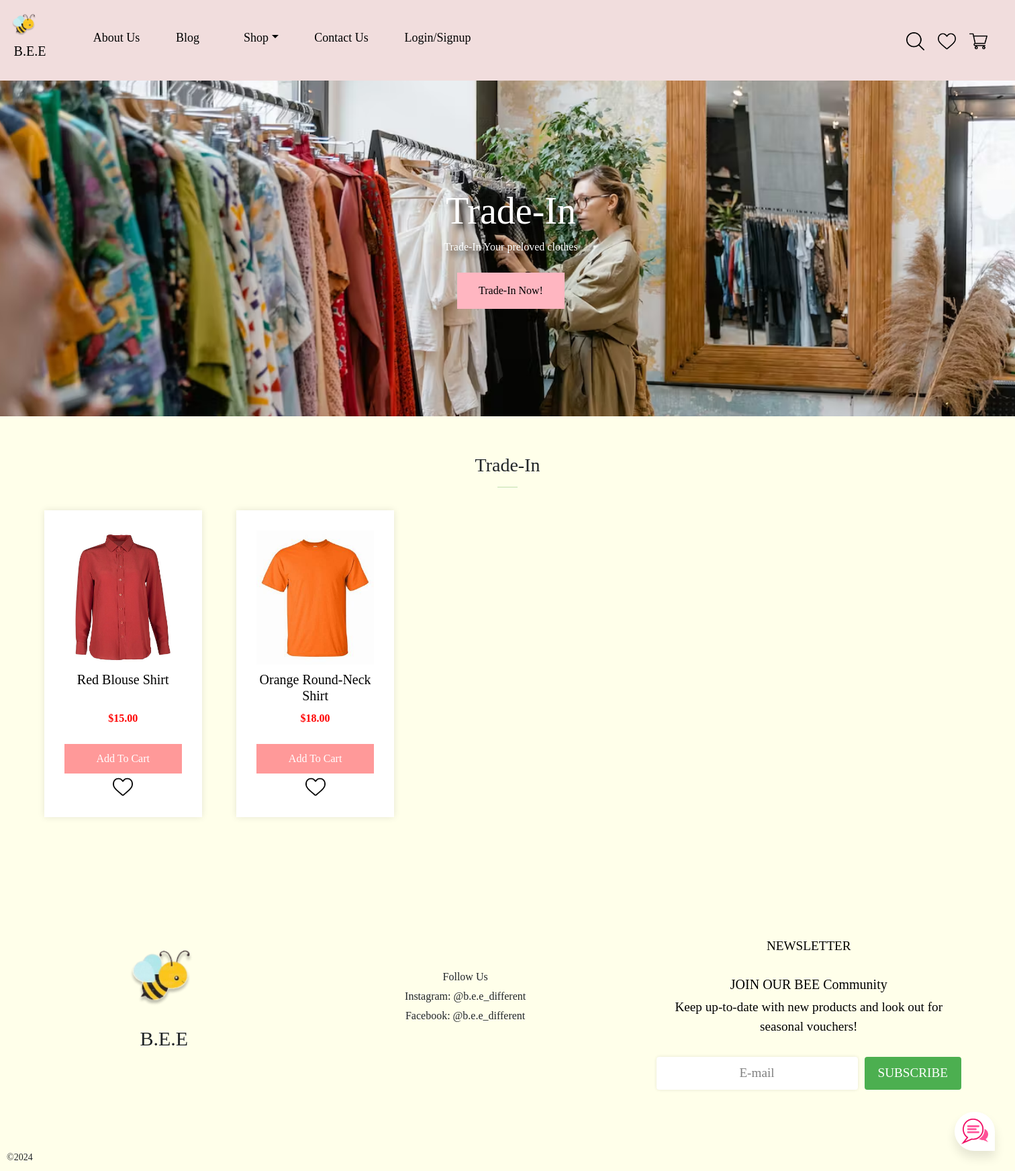
The page /tradein on the database as committed earlier.
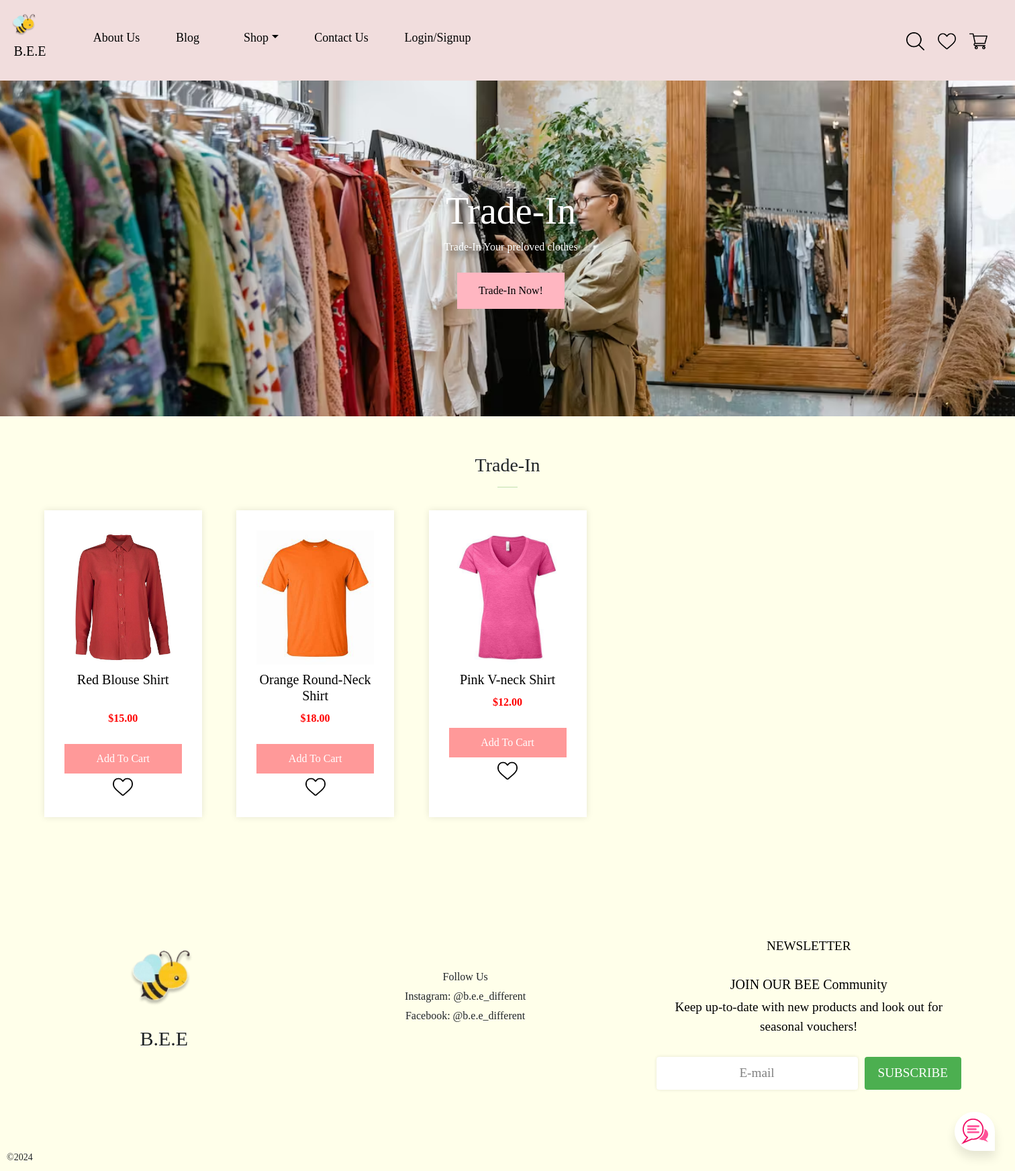
The same page on the database as committed later.
### tables this page shows
CREATE TABLE inventory (product_name STRING, product_price FLOAT, product_image LONGBLOB, product_description LONGTEXT, product_quantity INT, shop STRING);

### app.py (the view)
@app.route('/tradein')
def tradein():
    with sqlite3.connect('database.db') as con:
        con.row_factory = sqlite3.Row
        cur = con.cursor()
        cur.execute('SELECT rowid, * FROM inventory WHERE shop = ?', ('Trade-In',))
        rows = cur.fetchall()
    con.close()
    return render_template('tradein.html', rows=rows)

### app.py (called while the page is built)
@app.teardown_appcontext
def close_connection(exception):
    db = getattr(g, '_database', None)
    if db is not None:
        db.close()

@app.before_request
def load_logged_in_user():
    user_id = session.get('user_id')
    if user_id is None:
        g.user = None
    else:
        g.user = get_db().execute(
            'SELECT * FROM user WHERE user_id = ?', (user_id,)
        ).fetchone()

### templates/tradein.html (shortened to what this page needs)
<!DOCTYPE html>
<html lang="en">
{% extends "base.html" %}
{% block content %}
<head>
</head>
<div class="top">
    <div class="centered-content">
        <h1 class="display-4">Trade-In</h1>
        <p>Trade-In Your preloved clothes</p>
        <a href="/tradeinno" class="button">Trade-In Now!</a>
    </div>
</div>
<body>
    <section id="title" class="my-5 ">
        <div class="container text-center mt-5  py-2">
            <h3>Trade-In</h3>
            <hr class="mx-auto">
        </div>
        <div class="product-grid">
        {% for row in rows %}
            {% if row['product_quantity'] == 0 %}
                <div class="product-card">
                    <img src="{{ url_for('static', filename='img/' + row['product_image']) }}" alt="{{ row['product_name'] }}">
                    <div class="content">
                        <h5>{{ row['product_name'] }}</h5>
                        <p class="price">${{ row['product_price'] }}0</p>
                    </div>
                    {% if 'username' in session %}
                        <button style="color: black;background: grey;">Out Of Stock</button>
                        <a href="/add_to_wishlist1/{{ row['product_name'] }}/{{ session['username'] }}" ><img src="/static/img/img_2.png" class="heart mywishlist" alt="" width="30px"></a>
                    {% else %}
                        <button><a href="/login">Add To Cart</a></button>
                        <a href="/login" ><img src="/static/img/img_2.png" class="heart mywishlist" alt="" width="30px"></a>
                    {% endif %}
                </div>
            {% else %}
                <div class="product-card">
                    <a style="text-decoration:none;" href="/product/{{ row['product_name'] }}">
                    <img src="{{ url_for('static', filename='img/' + row['product_image']) }}" alt="{{ row['product_name'] }}">
                    <div class="content">
                        <h5>{{ row['product_name'] }}</h5>
                        <p class="price">${{ row['product_price'] }}0</p>
                    </div>
                    {% if 'username' in session %}
                        <button><a href="/add_to_cart1/{{ row['product_name'] }}/{{ session['username'] }}">Add To Cart</a></button>
                        <a href="/add_to_wishlist1/{{ row['product_name'] }}/{{ session['username'] }}" ><img src="/static/img/img_2.png" class="heart mywishlist" alt="" width="30px"></a>
                    {% else %}
                        <button><a href="/login">Add To Cart</a></button>
                        <a href="/login" ><img src="/static/img/img_2.png" class="heart mywishlist" alt="" width="30px"></a>
                    {% endif %}
                    </a>
                </div>
            {% endif %}
        {% endfor %}
        </div>
    </section>
<footer>
    <div style="margin-bottom: 20px;">
        <img src="static/img/img.png" alt="B.E.E Logo" style="width: 130px; height: auto;">
        <p style="font-size: 30px;">B.E.E</p>
    </div>
    <div style="margin-bottom: 20px;">
        <p>Follow Us</p>
        <p>Instagram: @b.e.e_different</p>
        <p>Facebook: @b.e.e_different</p>
    </div>
    <div class="newsletter">
        <div class="newsletter-content">
            <P>NEWSLETTER</P>
            <h5>JOIN OUR BEE Community</h5>
            <p>Keep up-to-date with new products and look out for seasonal vouchers!</p>
            <form>
                <input type="email" placeholder="E-mail">
                <button type="submit">SUBSCRIBE</button>
            </form>
        </div>
    </div>
</footer>
    <div class="copyright-container">
        <p class="copyright">&copy;2024</p>
    </div>
</body>
{% endblock %}

Rows that differ between the two databases and show on the page:
added inventory: product_image (picture), product_name "Pink V-neck Shirt", product_price "12.0", product_quantity 1 (drawn)
